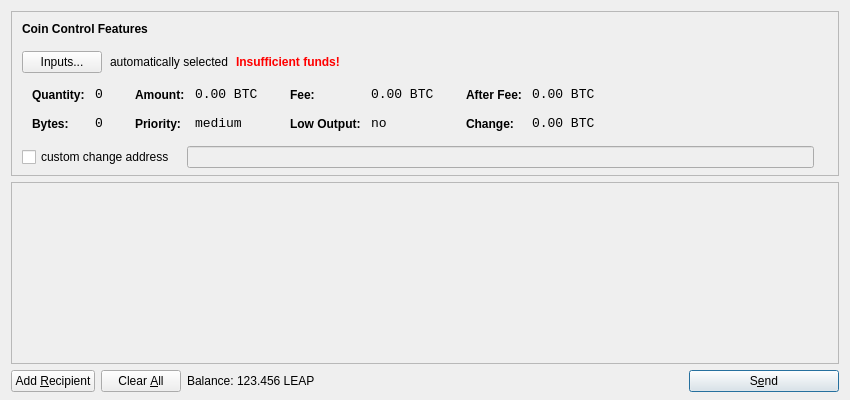
<?xml version="1.0" encoding="UTF-8"?>
<ui version="4.0">
 <class>SendCoinsDialog</class>
 <widget class="QDialog" name="SendCoinsDialog">
  <property name="geometry">
   <rect>
    <x>0</x>
    <y>0</y>
    <width>850</width>
    <height>400</height>
   </rect>
  </property>
  <property name="windowTitle">
   <string>Send Coins</string>
  </property>
  <layout class="QVBoxLayout" name="verticalLayout" stretch="0,1,0">
   <property name="bottomMargin">
    <number>8</number>
   </property>
   <item>
    <widget class="QFrame" name="frameCoinControl">
     <property name="sizePolicy">
      <sizepolicy hsizetype="Expanding" vsizetype="Expanding">
       <horstretch>0</horstretch>
       <verstretch>0</verstretch>
      </sizepolicy>
     </property>
     <property name="maximumSize">
      <size>
       <width>16777215</width>
       <height>16777215</height>
      </size>
     </property>
     <property name="frameShape">
      <enum>QFrame::StyledPanel</enum>
     </property>
     <property name="frameShadow">
      <enum>QFrame::Sunken</enum>
     </property>
     <layout class="QVBoxLayout" name="verticalLayoutCoinControl2">
      <property name="spacing">
       <number>-1</number>
      </property>
      <property name="leftMargin">
       <number>0</number>
      </property>
      <property name="topMargin">
       <number>0</number>
      </property>
      <property name="rightMargin">
       <number>0</number>
      </property>
      <property name="bottomMargin">
       <number>6</number>
      </property>
      <item>
       <layout class="QVBoxLayout" name="verticalLayoutCoinControl" stretch="0,0,0,0,1">
        <property name="spacing">
         <number>0</number>
        </property>
        <property name="leftMargin">
         <number>10</number>
        </property>
        <property name="topMargin">
         <number>10</number>
        </property>
        <item>
         <layout class="QHBoxLayout" name="horizontalLayoutCoinControl1">
          <property name="bottomMargin">
           <number>15</number>
          </property>
          <item>
           <widget class="QLabel" name="labelCoinControlFeatures">
            <property name="sizePolicy">
             <sizepolicy hsizetype="Preferred" vsizetype="Maximum">
              <horstretch>0</horstretch>
              <verstretch>0</verstretch>
             </sizepolicy>
            </property>
            <property name="font">
             <font>
              <weight>75</weight>
              <bold>true</bold>
             </font>
            </property>
            <property name="styleSheet">
             <string notr="true">font-weight:bold;</string>
            </property>
            <property name="text">
             <string>Coin Control Features</string>
            </property>
           </widget>
          </item>
         </layout>
        </item>
        <item>
         <layout class="QHBoxLayout" name="horizontalLayoutCoinControl2" stretch="0,0,0,0">
          <property name="spacing">
           <number>8</number>
          </property>
          <property name="bottomMargin">
           <number>10</number>
          </property>
          <item>
           <widget class="QPushButton" name="pushButtonCoinControl">
            <property name="styleSheet">
             <string notr="true"/>
            </property>
            <property name="text">
             <string>Inputs...</string>
            </property>
           </widget>
          </item>
          <item>
           <widget class="QLabel" name="labelCoinControlAutomaticallySelected">
            <property name="text">
             <string>automatically selected</string>
            </property>
            <property name="margin">
             <number>5</number>
            </property>
           </widget>
          </item>
          <item>
           <widget class="QLabel" name="labelCoinControlInsuffFunds">
            <property name="font">
             <font>
              <weight>75</weight>
              <bold>true</bold>
             </font>
            </property>
            <property name="styleSheet">
             <string notr="true">color:red;font-weight:bold;</string>
            </property>
            <property name="text">
             <string>Insufficient funds!</string>
            </property>
            <property name="margin">
             <number>5</number>
            </property>
           </widget>
          </item>
          <item>
           <spacer name="horizontalSpacerCoinControl">
            <property name="orientation">
             <enum>Qt::Horizontal</enum>
            </property>
            <property name="sizeHint" stdset="0">
             <size>
              <width>40</width>
              <height>1</height>
             </size>
            </property>
           </spacer>
          </item>
         </layout>
        </item>
        <item>
         <widget class="QWidget" name="widgetCoinControl" native="true">
          <property name="sizePolicy">
           <sizepolicy hsizetype="Preferred" vsizetype="Preferred">
            <horstretch>0</horstretch>
            <verstretch>0</verstretch>
           </sizepolicy>
          </property>
          <property name="minimumSize">
           <size>
            <width>0</width>
            <height>0</height>
           </size>
          </property>
          <property name="styleSheet">
           <string notr="true"/>
          </property>
          <layout class="QHBoxLayout" name="horizontalLayoutCoinControl5">
           <property name="margin">
            <number>0</number>
           </property>
           <item>
            <layout class="QHBoxLayout" name="horizontalLayoutCoinControl3" stretch="0,0,0,1">
             <property name="spacing">
              <number>20</number>
             </property>
             <property name="topMargin">
              <number>0</number>
             </property>
             <property name="bottomMargin">
              <number>10</number>
             </property>
             <item>
              <layout class="QFormLayout" name="formLayoutCoinControl1">
               <property name="horizontalSpacing">
                <number>10</number>
               </property>
               <property name="verticalSpacing">
                <number>14</number>
               </property>
               <property name="leftMargin">
                <number>10</number>
               </property>
               <property name="topMargin">
                <number>4</number>
               </property>
               <property name="rightMargin">
                <number>6</number>
               </property>
               <item row="0" column="0">
                <widget class="QLabel" name="labelCoinControlQuantityText">
                 <property name="styleSheet">
                  <string notr="true">font-weight:bold;</string>
                 </property>
                 <property name="text">
                  <string>Quantity:</string>
                 </property>
                 <property name="margin">
                  <number>0</number>
                 </property>
                </widget>
               </item>
               <item row="0" column="1">
                <widget class="QLabel" name="labelCoinControlQuantity">
                 <property name="font">
                  <font>
                   <family>Monospace</family>
                   <pointsize>10</pointsize>
                  </font>
                 </property>
                 <property name="cursor">
                  <cursorShape>IBeamCursor</cursorShape>
                 </property>
                 <property name="contextMenuPolicy">
                  <enum>Qt::ActionsContextMenu</enum>
                 </property>
                 <property name="text">
                  <string notr="true">0</string>
                 </property>
                 <property name="margin">
                  <number>0</number>
                 </property>
                 <property name="textInteractionFlags">
                  <set>Qt::LinksAccessibleByMouse|Qt::TextSelectableByKeyboard|Qt::TextSelectableByMouse</set>
                 </property>
                </widget>
               </item>
               <item row="1" column="0">
                <widget class="QLabel" name="labelCoinControlBytesText">
                 <property name="styleSheet">
                  <string notr="true">font-weight:bold;</string>
                 </property>
                 <property name="text">
                  <string>Bytes:</string>
                 </property>
                </widget>
               </item>
               <item row="1" column="1">
                <widget class="QLabel" name="labelCoinControlBytes">
                 <property name="font">
                  <font>
                   <family>Monospace</family>
                   <pointsize>10</pointsize>
                  </font>
                 </property>
                 <property name="cursor">
                  <cursorShape>IBeamCursor</cursorShape>
                 </property>
                 <property name="contextMenuPolicy">
                  <enum>Qt::ActionsContextMenu</enum>
                 </property>
                 <property name="text">
                  <string notr="true">0</string>
                 </property>
                 <property name="textInteractionFlags">
                  <set>Qt::LinksAccessibleByMouse|Qt::TextSelectableByKeyboard|Qt::TextSelectableByMouse</set>
                 </property>
                </widget>
               </item>
              </layout>
             </item>
             <item>
              <layout class="QFormLayout" name="formLayoutCoinControl2">
               <property name="horizontalSpacing">
                <number>10</number>
               </property>
               <property name="verticalSpacing">
                <number>14</number>
               </property>
               <property name="leftMargin">
                <number>6</number>
               </property>
               <property name="topMargin">
                <number>4</number>
               </property>
               <property name="rightMargin">
                <number>6</number>
               </property>
               <item row="0" column="0">
                <widget class="QLabel" name="labelCoinControlAmountText">
                 <property name="styleSheet">
                  <string notr="true">font-weight:bold;</string>
                 </property>
                 <property name="text">
                  <string>Amount:</string>
                 </property>
                 <property name="margin">
                  <number>0</number>
                 </property>
                </widget>
               </item>
               <item row="0" column="1">
                <widget class="QLabel" name="labelCoinControlAmount">
                 <property name="font">
                  <font>
                   <family>Monospace</family>
                   <pointsize>10</pointsize>
                  </font>
                 </property>
                 <property name="cursor">
                  <cursorShape>IBeamCursor</cursorShape>
                 </property>
                 <property name="contextMenuPolicy">
                  <enum>Qt::ActionsContextMenu</enum>
                 </property>
                 <property name="text">
                  <string notr="true">0.00 BTC</string>
                 </property>
                 <property name="textInteractionFlags">
                  <set>Qt::LinksAccessibleByMouse|Qt::TextSelectableByKeyboard|Qt::TextSelectableByMouse</set>
                 </property>
                </widget>
               </item>
               <item row="1" column="0">
                <widget class="QLabel" name="labelCoinControlPriorityText">
                 <property name="styleSheet">
                  <string notr="true">font-weight:bold;</string>
                 </property>
                 <property name="text">
                  <string>Priority:</string>
                 </property>
                </widget>
               </item>
               <item row="1" column="1">
                <widget class="QLabel" name="labelCoinControlPriority">
                 <property name="font">
                  <font>
                   <family>Monospace</family>
                   <pointsize>10</pointsize>
                  </font>
                 </property>
                 <property name="cursor">
                  <cursorShape>IBeamCursor</cursorShape>
                 </property>
                 <property name="contextMenuPolicy">
                  <enum>Qt::ActionsContextMenu</enum>
                 </property>
                 <property name="text">
                  <string>medium</string>
                 </property>
                 <property name="textInteractionFlags">
                  <set>Qt::LinksAccessibleByMouse|Qt::TextSelectableByKeyboard|Qt::TextSelectableByMouse</set>
                 </property>
                </widget>
               </item>
              </layout>
             </item>
             <item>
              <layout class="QFormLayout" name="formLayoutCoinControl3">
               <property name="horizontalSpacing">
                <number>10</number>
               </property>
               <property name="verticalSpacing">
                <number>14</number>
               </property>
               <property name="leftMargin">
                <number>6</number>
               </property>
               <property name="topMargin">
                <number>4</number>
               </property>
               <property name="rightMargin">
                <number>6</number>
               </property>
               <item row="0" column="0">
                <widget class="QLabel" name="labelCoinControlFeeText">
                 <property name="styleSheet">
                  <string notr="true">font-weight:bold;</string>
                 </property>
                 <property name="text">
                  <string>Fee:</string>
                 </property>
                 <property name="margin">
                  <number>0</number>
                 </property>
                </widget>
               </item>
               <item row="0" column="1">
                <widget class="QLabel" name="labelCoinControlFee">
                 <property name="font">
                  <font>
                   <family>Monospace</family>
                   <pointsize>10</pointsize>
                  </font>
                 </property>
                 <property name="cursor">
                  <cursorShape>IBeamCursor</cursorShape>
                 </property>
                 <property name="contextMenuPolicy">
                  <enum>Qt::ActionsContextMenu</enum>
                 </property>
                 <property name="text">
                  <string notr="true">0.00 BTC</string>
                 </property>
                 <property name="textInteractionFlags">
                  <set>Qt::LinksAccessibleByMouse|Qt::TextSelectableByKeyboard|Qt::TextSelectableByMouse</set>
                 </property>
                </widget>
               </item>
               <item row="1" column="0">
                <widget class="QLabel" name="labelCoinControlLowOutputText">
                 <property name="styleSheet">
                  <string notr="true">font-weight:bold;</string>
                 </property>
                 <property name="text">
                  <string>Low Output:</string>
                 </property>
                </widget>
               </item>
               <item row="1" column="1">
                <widget class="QLabel" name="labelCoinControlLowOutput">
                 <property name="font">
                  <font>
                   <family>Monospace</family>
                   <pointsize>10</pointsize>
                  </font>
                 </property>
                 <property name="cursor">
                  <cursorShape>IBeamCursor</cursorShape>
                 </property>
                 <property name="contextMenuPolicy">
                  <enum>Qt::ActionsContextMenu</enum>
                 </property>
                 <property name="text">
                  <string>no</string>
                 </property>
                 <property name="textInteractionFlags">
                  <set>Qt::LinksAccessibleByMouse|Qt::TextSelectableByKeyboard|Qt::TextSelectableByMouse</set>
                 </property>
                </widget>
               </item>
              </layout>
             </item>
             <item>
              <layout class="QFormLayout" name="formLayoutCoinControl4">
               <property name="horizontalSpacing">
                <number>10</number>
               </property>
               <property name="verticalSpacing">
                <number>14</number>
               </property>
               <property name="leftMargin">
                <number>6</number>
               </property>
               <property name="topMargin">
                <number>4</number>
               </property>
               <property name="rightMargin">
                <number>6</number>
               </property>
               <item row="0" column="0">
                <widget class="QLabel" name="labelCoinControlAfterFeeText">
                 <property name="styleSheet">
                  <string notr="true">font-weight:bold;</string>
                 </property>
                 <property name="text">
                  <string>After Fee:</string>
                 </property>
                 <property name="margin">
                  <number>0</number>
                 </property>
                </widget>
               </item>
               <item row="0" column="1">
                <widget class="QLabel" name="labelCoinControlAfterFee">
                 <property name="font">
                  <font>
                   <family>Monospace</family>
                   <pointsize>10</pointsize>
                  </font>
                 </property>
                 <property name="cursor">
                  <cursorShape>IBeamCursor</cursorShape>
                 </property>
                 <property name="contextMenuPolicy">
                  <enum>Qt::ActionsContextMenu</enum>
                 </property>
                 <property name="text">
                  <string notr="true">0.00 BTC</string>
                 </property>
                 <property name="textInteractionFlags">
                  <set>Qt::LinksAccessibleByMouse|Qt::TextSelectableByKeyboard|Qt::TextSelectableByMouse</set>
                 </property>
                </widget>
               </item>
               <item row="1" column="0">
                <widget class="QLabel" name="labelCoinControlChangeText">
                 <property name="styleSheet">
                  <string notr="true">font-weight:bold;</string>
                 </property>
                 <property name="text">
                  <string>Change:</string>
                 </property>
                </widget>
               </item>
               <item row="1" column="1">
                <widget class="QLabel" name="labelCoinControlChange">
                 <property name="font">
                  <font>
                   <family>Monospace</family>
                   <pointsize>10</pointsize>
                  </font>
                 </property>
                 <property name="cursor">
                  <cursorShape>IBeamCursor</cursorShape>
                 </property>
                 <property name="contextMenuPolicy">
                  <enum>Qt::ActionsContextMenu</enum>
                 </property>
                 <property name="text">
                  <string notr="true">0.00 BTC</string>
                 </property>
                 <property name="textInteractionFlags">
                  <set>Qt::LinksAccessibleByMouse|Qt::TextSelectableByKeyboard|Qt::TextSelectableByMouse</set>
                 </property>
                </widget>
               </item>
              </layout>
             </item>
            </layout>
           </item>
          </layout>
         </widget>
        </item>
        <item>
         <layout class="QHBoxLayout" name="horizontalLayoutCoinControl4" stretch="0,0,0">
          <property name="spacing">
           <number>12</number>
          </property>
          <property name="sizeConstraint">
           <enum>QLayout::SetDefaultConstraint</enum>
          </property>
          <property name="topMargin">
           <number>5</number>
          </property>
          <property name="rightMargin">
           <number>5</number>
          </property>
          <item>
           <widget class="QCheckBox" name="checkBoxCoinControlChange">
            <property name="text">
             <string>custom change address</string>
            </property>
           </widget>
          </item>
          <item>
           <widget class="QLineEdit" name="lineEditCoinControlChange">
            <property name="enabled">
             <bool>false</bool>
            </property>
            <property name="sizePolicy">
             <sizepolicy hsizetype="Expanding" vsizetype="Fixed">
              <horstretch>0</horstretch>
              <verstretch>0</verstretch>
             </sizepolicy>
            </property>
           </widget>
          </item>
          <item>
           <widget class="QLabel" name="labelCoinControlChangeLabel">
            <property name="sizePolicy">
             <sizepolicy hsizetype="Preferred" vsizetype="Expanding">
              <horstretch>0</horstretch>
              <verstretch>0</verstretch>
             </sizepolicy>
            </property>
            <property name="minimumSize">
             <size>
              <width>0</width>
              <height>0</height>
             </size>
            </property>
            <property name="text">
             <string/>
            </property>
            <property name="margin">
             <number>3</number>
            </property>
           </widget>
          </item>
         </layout>
        </item>
        <item>
         <spacer name="verticalSpacerCoinControl">
          <property name="orientation">
           <enum>Qt::Vertical</enum>
          </property>
          <property name="sizeHint" stdset="0">
           <size>
            <width>800</width>
            <height>1</height>
           </size>
          </property>
         </spacer>
        </item>
       </layout>
      </item>
     </layout>
    </widget>
   </item>
   <item>
    <widget class="QScrollArea" name="scrollArea">
     <property name="widgetResizable">
      <bool>true</bool>
     </property>
     <widget class="QWidget" name="scrollAreaWidgetContents">
      <property name="geometry">
       <rect>
        <x>0</x>
        <y>0</y>
        <width>830</width>
        <height>165</height>
       </rect>
      </property>
      <layout class="QVBoxLayout" name="verticalLayout_2">
       <property name="margin">
        <number>0</number>
       </property>
       <item>
        <layout class="QVBoxLayout" name="entries">
         <property name="spacing">
          <number>6</number>
         </property>
        </layout>
       </item>
       <item>
        <spacer name="verticalSpacer">
         <property name="orientation">
          <enum>Qt::Vertical</enum>
         </property>
         <property name="sizeHint" stdset="0">
          <size>
           <width>20</width>
           <height>40</height>
          </size>
         </property>
        </spacer>
       </item>
      </layout>
     </widget>
    </widget>
   </item>
   <item>
    <layout class="QHBoxLayout" name="horizontalLayout">
     <item>
      <widget class="QPushButton" name="addButton">
       <property name="toolTip">
        <string>Send to multiple recipients at once</string>
       </property>
       <property name="text">
        <string>Add &amp;Recipient</string>
       </property>
       <property name="icon">
        <iconset resource="../bitcoin.qrc">
         <normaloff>:/icons/add</normaloff>:/icons/add</iconset>
       </property>
       <property name="autoDefault">
        <bool>false</bool>
       </property>
      </widget>
     </item>
     <item>
      <widget class="QPushButton" name="clearButton">
       <property name="sizePolicy">
        <sizepolicy hsizetype="Minimum" vsizetype="Fixed">
         <horstretch>0</horstretch>
         <verstretch>0</verstretch>
        </sizepolicy>
       </property>
       <property name="toolTip">
        <string>Remove all transaction fields</string>
       </property>
       <property name="text">
        <string>Clear &amp;All</string>
       </property>
       <property name="icon">
        <iconset resource="../bitcoin.qrc">
         <normaloff>:/icons/remove</normaloff>:/icons/remove</iconset>
       </property>
       <property name="autoRepeatDelay">
        <number>300</number>
       </property>
       <property name="autoDefault">
        <bool>false</bool>
       </property>
      </widget>
     </item>
     <item>
      <layout class="QHBoxLayout" name="horizontalLayout_2">
       <property name="spacing">
        <number>3</number>
       </property>
       <item>
        <widget class="QLabel" name="label">
         <property name="text">
          <string>Balance:</string>
         </property>
        </widget>
       </item>
       <item>
        <widget class="QLabel" name="labelBalance">
         <property name="cursor">
          <cursorShape>IBeamCursor</cursorShape>
         </property>
         <property name="text">
          <string>123.456 LEAP</string>
         </property>
         <property name="textInteractionFlags">
          <set>Qt::LinksAccessibleByMouse|Qt::TextSelectableByKeyboard|Qt::TextSelectableByMouse</set>
         </property>
        </widget>
       </item>
      </layout>
     </item>
     <item>
      <spacer name="horizontalSpacer">
       <property name="orientation">
        <enum>Qt::Horizontal</enum>
       </property>
       <property name="sizeHint" stdset="0">
        <size>
         <width>40</width>
         <height>20</height>
        </size>
       </property>
      </spacer>
     </item>
     <item>
      <widget class="QPushButton" name="sendButton">
       <property name="minimumSize">
        <size>
         <width>150</width>
         <height>0</height>
        </size>
       </property>
       <property name="toolTip">
        <string>Confirm the send action</string>
       </property>
       <property name="text">
        <string>S&amp;end</string>
       </property>
       <property name="icon">
        <iconset resource="../bitcoin.qrc">
         <normaloff>:/icons/send</normaloff>:/icons/send</iconset>
       </property>
       <property name="default">
        <bool>true</bool>
       </property>
      </widget>
     </item>
    </layout>
   </item>
  </layout>
 </widget>
 <resources>
  <include location="../bitcoin.qrc"/>
 </resources>
 <connections/>
</ui>
